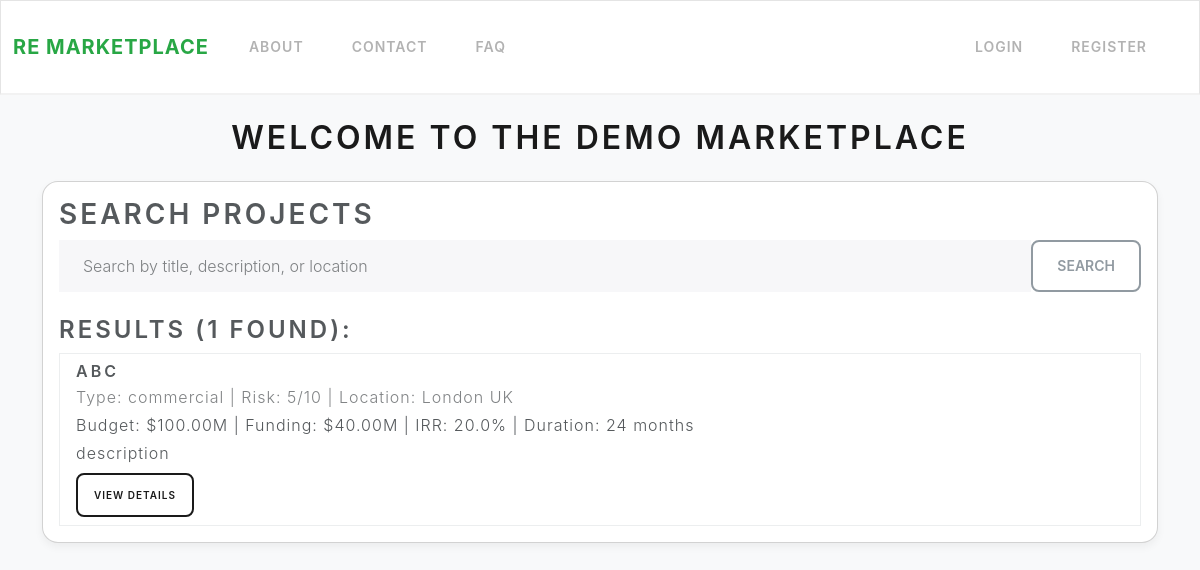
Screenshot of /search with the database file from the repository.
### models.py (models this page shows, shortened)
class Project(db.Model):
    id = db.Column(db.Integer, primary_key=True)
    title = db.Column(db.String(200), nullable=False)
    description = db.Column(db.Text, nullable=False)
    project_type = db.Column(db.String(50), default='commercial')  # e.g., 'residential', 'commercial'
    budget = db.Column(db.Float, nullable=False)
    funding = db.Column(db.Float, nullable=False)
    duration = db.Column(db.Integer, nullable=True)
    irr = db.Column(db.Float, nullable=False)
    location = db.Column(db.String(100), nullable=False)
    risk_level = db.Column(db.Integer, default=5)  # 1-10 scale
    secured = db.Column(db.String(50), default='mezz')
    attachment_path = db.Column(db.String(300))
    timeline = db.Column(db.String(200), nullable=True)
    exit_strategy = db.Column(db.String(200), nullable=True)
    developer_tr = db.Column(db.String(200), nullable=True)
    website = db.Column(db.String(200), nullable=True)
    preapproved_facility = db.Column(db.String(100), nullable=True)
    brand_partnership = db.Column(db.String(100), nullable=True)
    MOIC_EM = db.Column(db.Float, nullable=True)
    sponsor_equity = db.Column(db.Float, nullable=False)
    user_id = db.Column(db.Integer, db.ForeignKey('user.id'), nullable=False)  # New: Links to user

### app.py (the view)
@app.route('/search', methods=['GET', 'POST'])
def search():
    query = request.form.get('query', '') if request.method == 'POST' else ''
    query = request.form.get('query', '') if request.method == 'POST' else ''
    projects = Project.query.all() if not query else Project.query.filter(
        or_(
            Project.title.ilike(f"%{query}%"),
            Project.description.ilike(f"%{query}%"),
            Project.location.ilike(f"%{query}%")
        )
    ).all()
    return render_template('search.html', projects=projects, query=query)

### templates/search.html (shortened to what this page needs)
{% extends "base.html" %}
{% block content %}
<div class="card">
  <div class="card-body">
    <h2 class="card-title">Search Projects</h2>
    <form method="POST" class="mb-4">
      <div class="input-group">
        <input type="text" name="query" class="form-control"
               placeholder="Search by title, description, or location"
               value="{{ query }}">
        <button type="submit" class="btn btn-outline-secondary">Search</button>
      </div>
    </form>
    <h3>Results ({{ projects|length }} found):</h3>
    {% if projects %}
      <div class="list-group">
        {% for project in projects %}
            <div class="list-group-item position-relative">
              <h5 class="mb-1">{{ project.title }}</h5>
              <p class="mb-1 text-muted">
                Type: {{ project.project_type }} |
                Risk: {{ project.risk_level }}/10 |
                Location: {{ project.location }}
              </p>
              <p class="mb-1">
                Budget: ${{ "%.2f"|format(project.budget) }}M |
                Funding: ${{ "%.2f"|format(project.funding) }}M |
                IRR: {{ "%.1f"|format(project.irr) }}% |
                Duration: {{ project.duration if project.duration is not none else "—" }} months
              </p>
              <p class="mb-2">
                {{ project.description[:180] }}{% if project.description|length > 180 %}…{% endif %}
              </p>
              <div class="d-flex gap-2">
                <a href="{{ url_for('project_detail', project_id=project.id) }}"
                   class="btn btn-sm btn-outline-primary">View details</a>
              </div>
            </div>
        {% endfor %}
      </div>
    {% else %}
      <p class="text-muted">No projects found. <a href="{{ url_for('upload') }}">Upload one?</a></p>
    {% endif %}
  </div>
</div>
{% endblock %}

### static/style.css (style rules this page uses)
body { background-color: #f8f9fa; font-family: 'Inter', 'Segoe UI', sans-serif; }
.card { border-radius: 1rem; box-shadow: 0 4px 8px rgba(0,0,0,0.05); }
.card-body h2, .card-body h3 { font-weight: 600; }
.btn { border-radius: 8px !important; }

### templates/base.html (style rules this page uses)
body { font-family: 'Roboto', sans-serif; background-color: #f8f9fa; }

### rows the page displays
Project: title "ABC", project_type "commercial", risk_level "5", location "London UK", budget "100.00", funding "40.00", irr "20.0", duration "24", description "description"

### other values shown
{{ projects|length }} "1"
